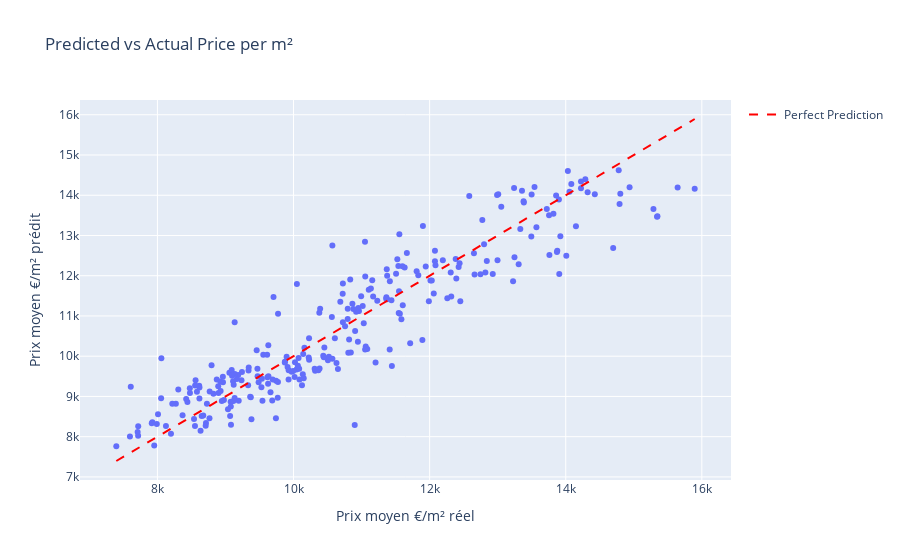

The notebook cell saved with this chart:
### Code cell
#Vis
results_df = pd.DataFrame({
    'actual_prix_m2': y_test,
    'predicted_prix_m2': y_test_pred,
    'code_postal': x_test['code_postal'].values,
    'annee_mois': x_test['annee_mois'].values
})

#Vis pred vs actual
fig = px.scatter(results_df, x='actual_prix_m2', y='predicted_prix_m2',
                  hover_data=['code_postal', 'annee_mois'],
                  title='Predicted vs Actual Price per m²',
                  labels={
                       'predicted_prix_m2': 'Prix moyen €/m² prédit', 
                       'actual_prix_m2': 'Prix moyen €/m² réel'
                   })
fig.add_scatter(x=[y_test.min(), y_test.max()], 
                 y=[y_test.min(), y_test.max()],
                 mode='lines', name='Perfect Prediction', 
                 line=dict(dash='dash', color='red'))
fig.show()

### Figure 1 — Plotly figure (JSON) as saved in the notebook; plotly's stock layout.template omitted (floating-point values rounded to 4 significant figures; data arrays with more than 128 entries replaced by an {"elided": "..."} marker saying what was removed)
{"data": [{"customdata": {"elided": "270x2 mixed values"}, "hovertemplate": "Prix moyen €/m² réel=%{x}<br>Prix moyen €/m² prédit=%{y}<br>code_postal=%{customdata[0]}<br>annee_mois=%{customdata[1]}<extra></extra>", "legendgroup": "", "marker": {"color": "#636efa", "symbol": "circle"}, "mode": "markers", "name": "", "orientation": "v", "showlegend": false, "type": "scatter", "x": {"elided": "270 float values"}, "xaxis": "x", "y": {"elided": "270 float values"}, "yaxis": "y"}, {"line": {"color": "red", "dash": "dash"}, "mode": "lines", "name": "Perfect Prediction", "type": "scatter", "x": [7396.0, 15900.0], "y": [7396.0, 15900.0]}], "layout": {"legend": {"tracegroupgap": 0}, "title": {"text": "Predicted vs Actual Price per m²"}, "xaxis": {"anchor": "y", "domain": [0, 1], "title": {"text": "Prix moyen €/m² réel"}}, "yaxis": {"anchor": "x", "domain": [0, 1], "title": {"text": "Prix moyen €/m² prédit"}}}}
